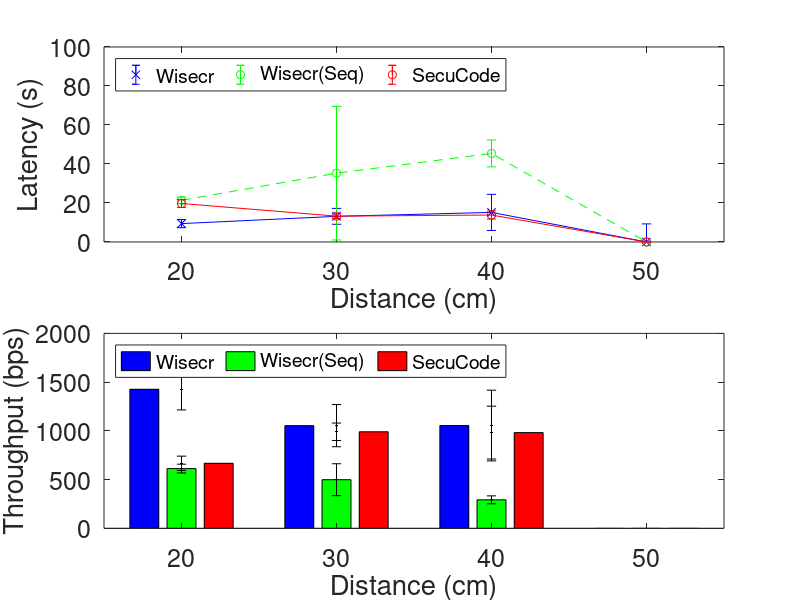

Write the MATLAB code that produced this figure.
clear all;
close all;
clc;

b20l = [8.7441589
9.793349
9.2923281
8.5090338
8.7922055
10.3706344
10.4802549
8.3200743
7.7667606
9.73381
7.0638739
9.2077505
8.784122
8.7091831
9.3347817
8.8051001
9.1228027
8.766952
8.2839695
17.6312904
9.7425226
9.8968413
9.2358076
9.2876062
9.5740847
8.0962196
8.0071209
8.5453309
8.7503694
9.8909102
8.859844
7.9267559
9.5906376
9.1768871
7.7508375
10.8790642
9.1345706
8.7540149
8.6133729
15.200472
20.3585041
17.0035046
9.7764118
8.3885851
9.1116411
15.4752986
7.8014866
9.5380568
8.0509052
10.3815264
10.0654136
9.8818169
9.1395497
7.8960294
8.8662437
7.782818
7.7917637
8.4903376
8.853184
9.6467122
8.7434933
8.8442757
9.7628371
8.1683613
9.5943955
8.8603904
8.3397027
8.9392537
8.4415067
9.863103
8.874463
10.1517826
13.2308728
8.309601
8.7241603
9.4743719
8.7979327
8.0393223
9.1557566
9.1518335
8.0707178
7.6097269
7.5822232
9.1015057
8.4554611
9.3773189
10.0806798
8.1693419
7.9886821
8.7161947
9.5797387
8.9447532
8.6275205
10.6123481
9.2240534
9.5278532
14.1585934
7.201174
8.4670754
8.4633126
];
b30l = [11.0815303
11.416812
11.2855496
11.3288922
9.9586305
11.4536971
10.0591305
10.3119743
10.9610156
11.9183274
11.6245814
11.0467675
16.7593121
12.6136303
16.0031684
12.3766212
12.2553568
10.3188959
14.260836
12.1292661
11.9224683
10.1294169
12.5703091
14.2712737
11.1511234
15.5584217
11.315341
17.5116724
11.0499041
11.2464063
9.7165167
13.3965719
10.5958008
10.9026067
11.0289584
10.8477903
14.2870141
9.89063
10.7200985
11.0141454
11.0220867
11.777241
12.173613
9.886693
11.2937649
12.7205334
11.7106723
8.9489726
9.8214704
9.4979367
11.3156512
11.0574164
27.5294249
14.1489679
21.9174831
13.7235811
12.1382653
13.813297
14.4848127
14.0020035
10.6873887
11.6406262
13.8900344
10.7262085
13.0148115
12.8669187
26.7170148
18.9509172
23.6095258
14.1761009
12.6863427
13.2222265
11.3471775
12.9420392
26.160765
13.9224177
10.2420163
19.4038517
11.1936662
19.6161156
12.0432864
11.9710387
23.7676307
10.6914623
12.4223078
13.1625756
9.1389456
11.731231
13.2628984
10.79432
30.2910462
11.5597306
12.3214574
9.1897489
13.1856233
12.4531169
13.2359116
11.0392141
11.4054837
12.0714004
];
b40l = [29.5066196
29.3314153
56.5349739
31.2051751
28.273466
39.7785654
36.7559682
36.6359924
42.4702415
38.3546126
47.0424284
10.3012589
10.3788447
8.9838555
9.3047924
8.8829792
14.1416173
14.087634
20.6928462
13.8744468
11.2369706
23.6005689
9.5721205
7.8674826
10.4653219
8.9370834
25.284748
11.5765161
10.5273935
15.2716909
22.9214009
16.1183336
8.4826077
11.8666462
9.8073994
9.3028445
8.076043
22.4808693
10.5852554
10.8763999
15.2888564
10.5264336
8.7398791
13.9643765
8.9038562
9.8753398
9.4528461
15.2384313
11.4159376
12.7605146
10.1299191
10.8495035
16.8416947
10.1237692
10.7591475
10.7327658
9.3781096
16.4964837
15.9233513
9.3027499
9.0380305
8.6621509
9.3204675
13.5072465
9.3017371
14.1924615
15.8178235
17.559702
10.0148001
14.4499541
9.8263414
10.1711895
10.1878399
9.574155
13.9814691
10.2414654
9.7355776
15.4190071
9.4950549
11.2668723
10.7694885
14.3811377
10.1528202
9.8987894
14.4045125
20.5793648
10.6274793
12.3908772
10.6889825
15.9944258
10.1140148
8.5568159
8.7712578
21.9979286
10.746846
9.6014533
28.8064593
10.2510388
9.7989373
12.2470896
10.1111109
15.3262405
];
b50l = [0];

s20l = [23.9635574
20.7031818
22.4968518
19.6954071
21.3423906
28.5519413
20.964559
19.3886385
19.8382107
21.2200789
23.4296623
21.6429174
20.2145803
19.9463163
21.5938047
20.9659538
19.5240515
21.1905362
21.4448553
19.4583333
22.3823709
18.7296238
24.2988155
21.7374663
22.0520804
20.0602
20.2391432
20.9857094
21.8493273
21.7931679
21.567421
21.308832
20.7809367
22.3221145
24.2878705
23.5254069
22.9697417
20.781185
20.0018883
22.1841001
19.5941932
22.8059295
20.9873265
23.3725681
23.8271592
20.8015003
20.0850932
18.8733446
23.1276519
19.6834765
19.5318192
25.6091372
21.3541996
22.7447577
19.9176927
20.7188202
20.4244147
24.2092063
21.330902
21.6064717
20.3591886
22.2943798
24.7608755
21.6566325
18.8726319
22.0007655
21.820734
22.0717424
19.9970644
20.0104816
19.6799537
21.917383
20.4556286
19.8542964
21.8400912
18.9390566
20.4289542
23.7033373
20.8000172
19.6142081
20.0765324
20.903835
19.5445463
20.8435255
23.4161831
19.9113663
21.4983185
19.5168148
22.9971495
21.6471644
20.0844459
18.9989076
20.2222974
21.2750374
20.4838467
23.3379619
20.1094658
23.4691502
22.9665775
21.4294621
];
s30l = [85.3135474
48.0185683
73.1399888
88.2415278
272.4277595
96.0779755
104.1969646
52.6152663
71.6610589
132.9237364
53.5673557
76.0511267
82.5364652
79.7859146
58.2114141
62.7850513
130.3347168
21.1905658
30.9834235
19.2691541
22.2000644
20.8844874
21.4546938
21.5153869
23.404601
21.5227748
22.7575347
24.6640034
21.93476
21.3397865
23.6356654
22.2247264
26.4285932
22.9813649
20.7639157
24.6794641
23.2531166
23.0773496
23.9407149
26.2697528
21.7511509
23.2681724
23.0164631
24.837788
23.1810246
24.6706188
23.7457174
23.4243116
22.3729861
29.4133665
24.6722304
22.2519777
23.4247287
23.9563251
20.8846631
21.5556663
21.6092357
25.7249158
20.7932758
21.7182261
22.6179023
23.5621697
21.8573733
21.4135279
22.6742678
21.1440376
22.0168935
20.3827844
21.0248338
18.0873051
26.9224033
20.8290386
24.6724637
22.9483632
21.3890139
22.0237531
20.7316364
22.9125228
21.7443874
24.9759185
30.9034683
23.8948426
28.2709016
22.52225
19.5920284
22.022965
21.4708999
22.3545581
23.0875823
23.5016351
21.7347775
24.521707
21.292129
23.8683257
27.8445838
22.8326794
];
s40l = [44.8538248
41.2479754
38.6199714
47.9129574
39.7850609
38.8761772
43.3307463
47.1181478
41.9332498
42.285904
36.3729286
40.7185629
38.5791121
38.1211681
37.0955021
39.8220941
47.0196441
40.3579678
38.5617956
42.3878501
35.5583267
35.3794648
37.3412385
41.9116138
45.1090035
40.5201668
38.1562437
42.7817479
48.4537147
39.5400144
37.0552446
37.8715349
35.3770511
41.2877506
46.0690238
37.3263731
40.4329721
44.0690096
60.5393061
53.0400933
54.6557617
35.2050339
46.8950247
59.0154507
47.4321016
53.1723784
41.1944747
48.5336672
44.251965
48.0173539
38.3655764
50.915326
50.1258494
49.9625043
52.1570976
67.3066795
50.4623507
46.4831377
40.7073497
44.2261327
47.2654453
38.5708596
46.1341253
41.098557
52.7557493
49.4861207
45.6876617
65.3744585
47.9003419
57.7696061
52.8271222
49.7833097
44.6909636
48.5062879
42.5856469
46.2913035
39.0632881
50.8540172
48.3788994
47.252458
44.5405595
56.7526115
49.6583231
43.05866
40.5608804
39.2947656
45.9158706
47.2840047
53.2618488
42.7753603
49.8586963
68.9388549
42.7518545
47.1536675
41.0299194
49.8177969
45.807897
56.2785771
42.0302138
40.3573847
];
s50l = [0];

c20l = [17.3370243
21.5343841
18.7672221
20.3996932
22.0647351
18.0140322
17.6017833
18.0971842
19.6818484
22.7430921
21.3145005
19.4980047
20.2997498
19.5599189
21.1921724
18.5461597
18.4419829
21.632327
24.2895431
21.6602958
20.9362744
18.8305766
19.6430667
19.18052
18.7032521
22.3259473
20.6249407
22.0751318
19.3051175
18.0433175
22.2205262
18.5353734
20.2029085
15.8151438
17.4606014
21.8388347
18.4916031
20.1380097
26.0860237
18.8793944
18.9571877
23.5724448
19.2867176
17.7641961
19.2904886
20.3723649
20.0158831
17.570946
11.9287867
17.421895
23.5894046
17.681864
19.5692596
18.8306656
20.0935847
17.209537
18.4503419
21.4119878
19.5012905
19.1494152
20.3953661
19.9477389
18.1933721
20.1297296
19.8298051
18.6750003
24.0248387
20.7216843
17.3107642
17.2473635
19.572198
22.4912995
21.423719
21.7248361
17.4500105
18.087562
20.6526943
21.5360024
20.8328882
20.5472082
19.0152613
16.8863931
18.4903007
20.7088496
18.5137456
21.0191516
18.8690552
23.4092568
19.3368496
17.9098534
18.6616768
20.3060484
20.248019
20.0033292
19.0855006
18.1689062
17.4176725
18.8763795
19.7322054
20.7239544
];
c30l = [13.8422112
13.3822993
13.7594008
13.0300795
14.1025219
13.873808
13.1778764
12.4311767
13.3295725
12.8492793
13.0399959
13.1466849
12.449219
13.2499877
12.6200593
13.1562366
12.4036405
13.1359043
13.1614626
13.8571882
13.2000399
12.7492966
12.1700041
13.2227092
13.0785593
13.7835338
13.9005384
12.4474549
13.2334191
13.3329513
13.4084096
13.0717701
13.1287025
13.3276522
13.2317465
14.0341108
13.5329353
12.3173665
13.2022546
12.8556103
12.7308921
12.9129916
13.3373887
13.7504961
13.0286664
13.4025081
13.3211194
12.5924726
8.4437529
13.9741823
12.6118201
12.9898695
12.6341688
11.9908559
13.1491451
22.8151758
14.1879211
13.0686619
13.0509211
14.564374
14.0502864
12.4628544
13.0312549
12.9886715
12.7109224
15.4546241
13.6711591
13.7087238
13.7513109
13.7957015
13.004347
13.5897675
13.1344006
13.0300814
12.8969443
13.0562421
13.6966178
13.7229499
13.1024279
14.2595454
13.6647472
12.692445
12.9672219
13.4559697
13.5160783
13.544619
12.739105
9.5544994
13.764118
13.7562128
12.6586474
13.3625851
13.0338788
12.2426921
13.1100365
12.0272573
14.2483869
13.3492869
12.9908347
13.0345865
];
c40l = [13.9492903
13.3541878
14.4473813
14.0872696
14.5927602
14.4774498
14.3300408
14.6319735
14.1664008
8.5854962
14.4074311
15.4447593
14.4736649
13.581395
13.8111319
14.00825
14.5630342
14.5945249
14.7618956
15.072899
14.2705867
13.937008
13.6029816
13.6863226
15.7814223
15.572879
13.4626524
14.3425053
13.629593
14.1402084
14.4903086
15.0385398
15.1655852
14.5057747
14.609242
15.2867447
14.0795361
14.3702825
5.567641
14.9302537
15.3174866
14.355682
14.7107991
13.9214716
15.5495761
13.8202192
14.0013291
16.1498867
16.0843802
14.830738
13.9777612
13.3281173
13.8762313
14.1946583
14.5769097
13.9157812
14.4709534
14.0800428
15.0207911
7.5231095
14.2813046
14.3683841
13.9446699
13.1839194
6.496466
14.9691
6.6889564
7.4495675
15.9282306
13.2803672
14.4338453
14.3459444
13.2510546
14.3520275
14.5699
13.3423002
14.0997924
14.3032252
13.9824889
14.1886725
16.2862324
13.7959089
13.5502064
14.3044156
14.3922857
13.8165469
13.8634675
14.0808737
6.6414458
14.4046382
13.6657687
14.878118
13.8664907
13.4090507
];
c50l = [0];

b20t = 407*8*4./b20l;
b30t = 407*8*4./b30l;
b40t = 407*8*4./b40l;
b50t = 407*8*4./b50l;

s20t = 407*8*4./s20l;
s30t = 407*8*4./s30l;
s40t = 407*8*4./s40l;
s50t = 407*8*4./s50l;

c20t = 407*8*4./c20l;
c30t = 407*8*4./c30l;
c40t = 407*8*4./c40l;
c50t = 407*8*4./c50l;






bl= [mean(b20l) mean(b30l) mean(b40l) mean(b50l)];
berrl = [std(b20l) std(b30l) std(b40l) std(b40l)];
sl = [mean(s20l) mean(s30l) mean(s40l) mean(s50l)];
serrl = [std(s20l) std(s30l) std(s40l) std(s50l)];
cl = [mean(c20l) mean(c30l) mean(c40l) mean(c50l)];
cerrl = [std(c20l) std(c30l) std(c40l) std(c50l)];

bt= [mean(b20t); mean(b30t); mean(b40t); mean(b50t)];
berrt = [std(b20t); std(b30t); std(b40t); std(b40t)];
st = [mean(s20t); mean(s30t); mean(s40t); mean(s50t)];
serrt = [std(s20t); std(s30t); std(s40t); std(s50t)];
ct = [mean(c20t); mean(c30t); mean(c40t); mean(c50t)];
cerrt = [std(c20t); std(c30t); std(c40t); std(c50t)];


figure(1);
subplot(2,1,1);
errorbar(bl,berrl,'b-x');
hold on;
errorbar(sl,serrl,'g--o');
hold on;
errorbar(cl,cerrl,'r-o');
ylim([0,100]);
xlim([0.5,4.5]);
xticks([1,2,3,4]);
xticklabels({'20','30','40','50'});
ylabel('Latency (s)');
xlabel('Distance (cm)');
set(gca,'FontSize',18) % Creates an axes and sets its FontSize to 18
legend({'Wisecr','Wisecr(Seq)','SecuCode'},'Location','northwest','Orientation','horizontal','FontSize',14);

subplot(2,1,2);

hb = bar([bt st ct]);
set(hb(1), 'FaceColor','b')
set(hb(2), 'FaceColor','g')
set(hb(3), 'FaceColor','r')
hold on;
errorbar(bt,berrt,'k.');
errorbar(st,serrt,'k.');
errorbar(ct,cerrt,'k.');
xlim([0.5,4.5]);
xticks([1,2,3,4]);
xticklabels({'20','30','40','50'});
ylabel('Throughput (bps)');
xlabel('Distance (cm)');

set(gca,'FontSize',18) % Creates an axes and sets its FontSize to 18
legend({'Wisecr','Wisecr(Seq)','SecuCode'},'Location','northwest','Orientation','horizontal','FontSize',14);


